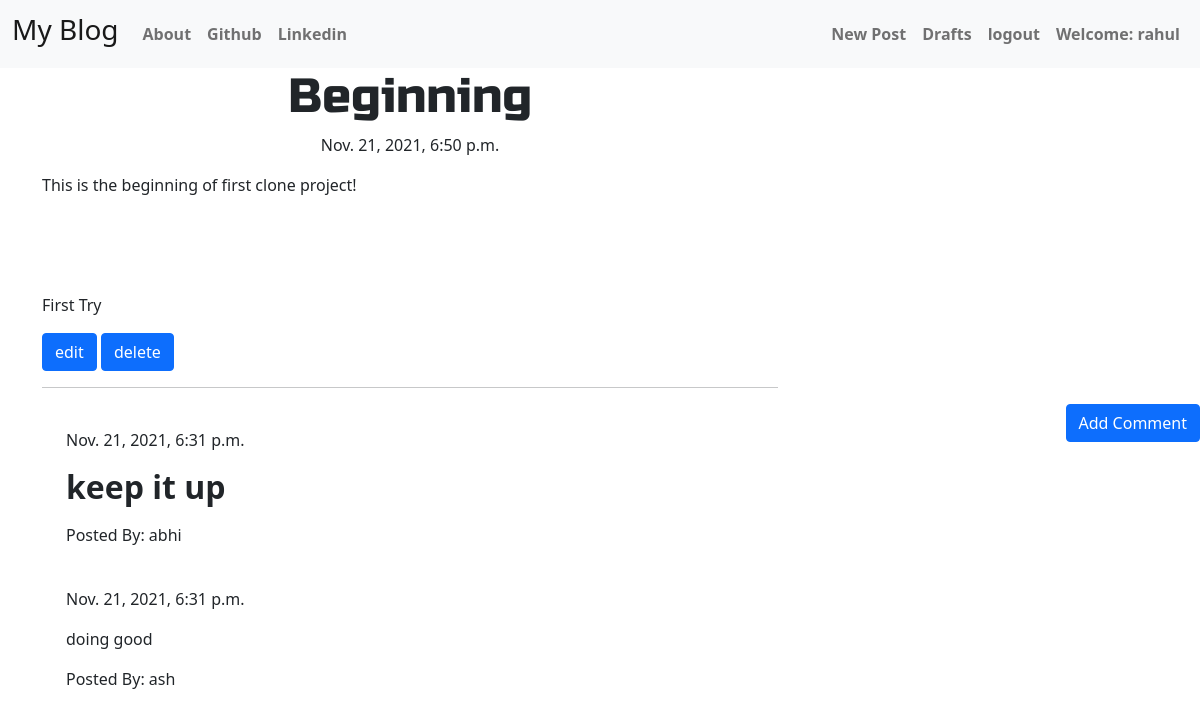
The app's page /post/4/ (signed in) with its own data.
### blog/models.py (models this page shows, shortened)
class Post(models.Model):
    author = models.ForeignKey('auth.User', on_delete=models.CASCADE)
    title = models.CharField(max_length=200)
    text = models.TextField()
    create_date = models.DateTimeField(default=timezone.now)
    published_date = models.DateTimeField(blank=True,null=True)

class Comment(models.Model):
    post = models.ForeignKey('blog.Post',related_name='comments', on_delete=models.CASCADE)
    author = models.CharField(max_length=200)
    text = models.TextField()
    create_date = models.DateTimeField(default=timezone.now)
    approved_comment = models.BooleanField(default=False)

### blog/views.py (the view)
# urls.py: path('post/<pk>/',views.PostDetailView.as_view(),name='post_detail'),
class PostDetailView(DetailView):
    model = Post

### blog/templates/blog/post_detail.html (shortened to what this page needs)
{% extends 'blog/base.html' %}
{% block content %}
<h1 class="posttitle loader">{{ post.title }}</h1>
{% if post.published_date %}
  <div class="date postdate">
    {{ post.published_date}}
  </div>
{% else %}
  <a class="btn btn-default" href="{% url 'post_publish' pk=post.pk %}">Publish</a>
{% endif %}
<p class="postcontent">{{ post.text|safe|linebreaksbr }}</p>
{% if user.is_authenticated %}
  <a class="btn btn-primary" href="{% url 'post_edit' pk=post.pk %}">
    edit
  </a>
  <a class="btn btn-primary" href="{% url 'post_remove' pk=post.pk %}">
    delete
  </a>
{% endif %}
<hr>
  <a class="btn btn-primary btn-comment" href="{% url 'add_comment_to_post' pk=post.pk %}">Add Comment</a>
  <div class="container">
    {% for comment in post.comments.all %}
    <br>
      {% if user.is_authenticated or comment.approved_comment %}
        {{ comment.create_date }}
          <p>{{comment.text|safe|linebreaksbr}}</p>
          <p>Posted By: {{comment.author}}</p>
          {% endif %}
          {% empty %}
          <p>No Comments</p>
      {% endfor %}
  </div>
{% endblock %}

### blog/templates/blog/base.html (shortened to what this page needs)
<!DOCTYPE html>
{% load static %}
<html lang="en" dir="ltr">
  <head>
    <link href="https://cdn.jsdelivr.net/npm/bootstrap@5.1.3/dist/css/bootstrap.min.css" rel="stylesheet">
    <link rel="stylesheet" href="//cdn.jsdelivr.net/npm/medium-editor@latest/dist/css/medium-editor.min.css" type="text/css" media="screen" charset="utf-8">
    <link rel="stylesheet" href="{% static 'css/blog.css' %}">
  </head>
  <body class="loader">
    <nav class="navbar navbar-expand-lg navbar-light bg-light">
  <div class="container-fluid">
    <a class="navbar-brand" href="{% url 'post_list' %}"><h3>My Blog</h3></a>
    <div class="collapse navbar-collapse" id="navbarNav">
      <ul class="navbar-nav">
        <li class="nav-item">
          <a class="nav-link" href="{% url 'about' %}"><b>About</b></a>
        </li>
        <li class="nav-item">
          <a class="nav-link" href="https://www.github.com"><b>Github</b></a>
        </li>
        <li class="nav-item">
          <a class="nav-link" href="https://www.linkedin.com"><b>Linkedin</b></a>
        </li>
      </ul>
        <ul class="navbar-nav ms-auto mb2 mb-lg-0">
          {% if user.is_authenticated %}
            <li class="nav-item">
                <a class="nav-link" href="{% url 'post_new' %}"> <b>New Post</b></a>
            </li>
            <li class="nav-item">
                <a class="nav-link" href="{% url 'post_draft_list' %}"><b>Drafts</b></a>
            </li>
            <li class="nav-item">
                <a class="nav-link" href="{% url 'logout' %}"><b>logout</b></a>
            </li>
            <li class="nav-item">
                <a class="nav-link"><b>Welcome: {{ user.username }}</b></a>
            </li>
          {% else %}
            <li> <a class="nav navbar-right" href="{% url 'login' %}"> <span class="glyphicon glyphicon-user" aria-hidden='true'></span> User</a> </li>
          {% endif %}
        </ul>
      </div>
    </nav>
    <div class="content container">
      <div class="row">
        <div class="col-md-8">
          <div class="blog_post">
            {% block content %}
            {% endblock %}
          </div>
        </div>
      </div>
    </div>
  </body>
</html>

### blog/static/css/blog.css (style rules this page uses)
.postdate { text-align: center; }
.posttitle { font-family: 'Russo One',sans-serif; font-size:3em; text-align: center; }
.postcontent { font-family: 'Montserrat'; font-size: 1.5em; }
.btn-comment { position: absolute; right: 0px; }
.loader { filter:hue-rotate(0deg); color:linear-gradient(45deg,#0f8,#08f); animation:hue 10000ms infinite linear; }

### records on screen
Post: title "Beginning", published_date "Nov. 21, 2021, 6:50 p.m.", text "This is the beginning of first clone project! First Try"
Comment: create_date "Nov. 21, 2021, 6:31 p.m.", text "keep it up", author "abhi"
Comment: create_date "Nov. 21, 2021, 6:31 p.m.", text "doing good", author "ash"

### other values on screen
{{ user.username }} "rahul"
